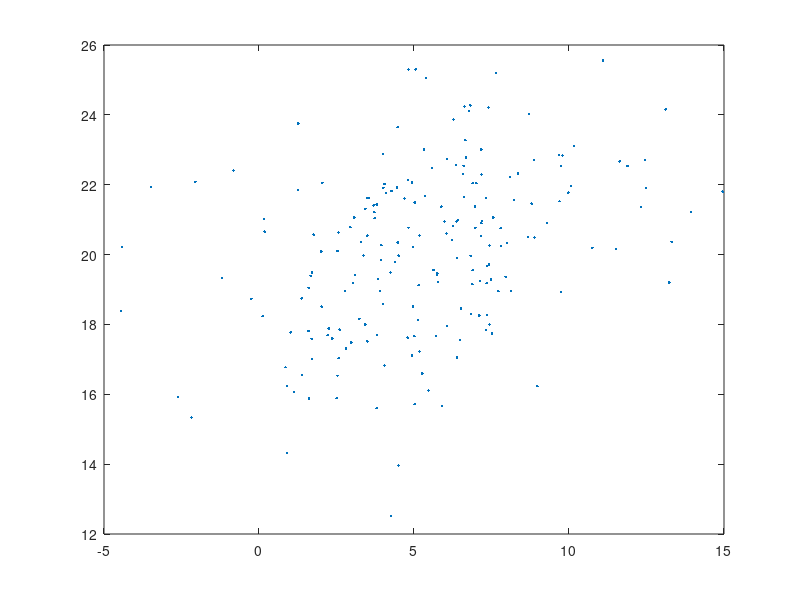

MATLAB code to generate this figure:
function output = Question1a()
mean = [5,20];
sigma = [10,2;2,5];
r = mvnrnd(mean, sigma, 200);
plot(r(:,1),r(:,2),'.');

x = cov(r);
[u,sig,v] = svd(x);

a = [-10:0.05:10];
end

